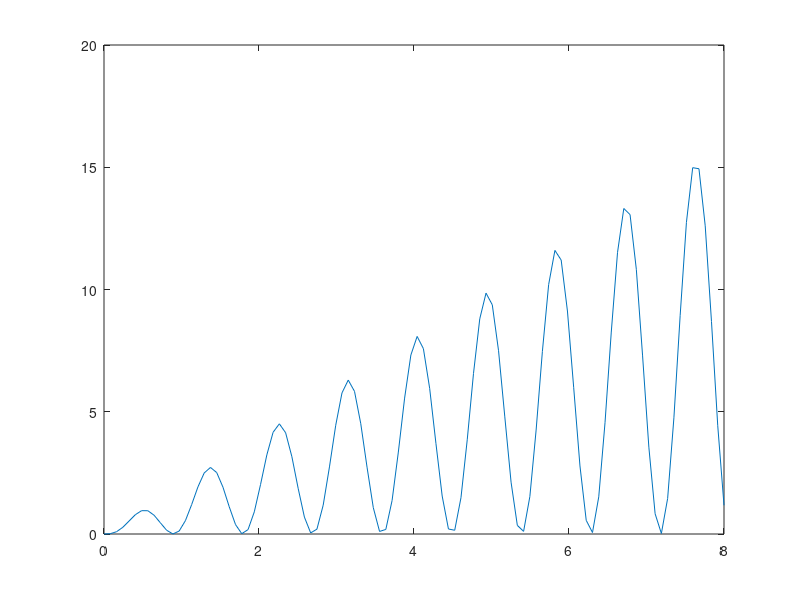

Write MATLAB code to recreate this figure.
%% Uppgift 1
% x = linspace(0, pi);
x = (-pi/2)+0.01:0.01:(pi/2)-0.01;
y = tan(x);
plot(x,y), grid on;

% ???????

%% Uppgift 2
x = linspace(0, 8);
y = x - x .* cos(7 * x);
plot(x, y);

%% Uppgift 3
